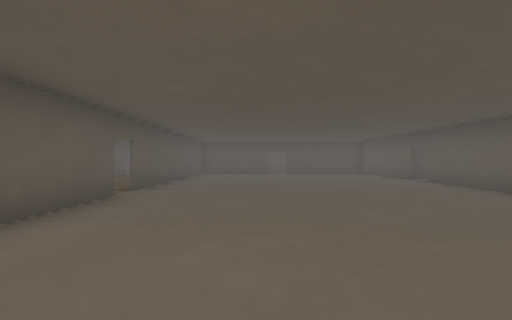
view 1 (above)

24 first-person views from a walk through a 3-D level made in the Unity game engine. The camera is 1.3 m above the floor, looks level and sees 85° across. Doors are open. The floor is counted in squares, 2 m on a side. Each view is taken from the middle of a square. On the plan, view 1 faces up. The plan holds only what a view shows up to about 9 squares ahead; the rest is blank. The place goes on beyond the plan. Some surface patterns are stand-ins.

view 2
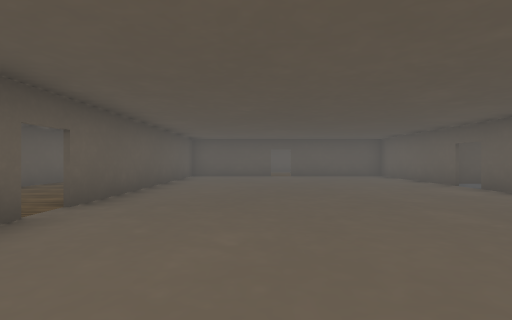

view 3
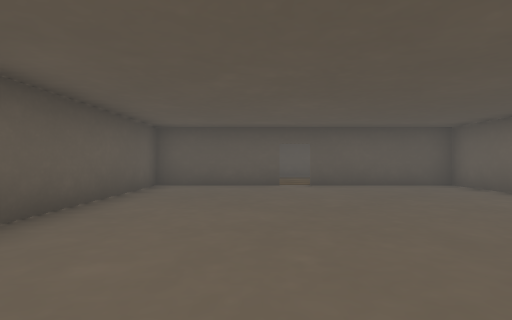

view 4
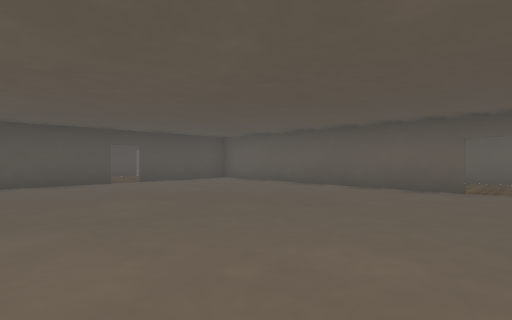

view 5
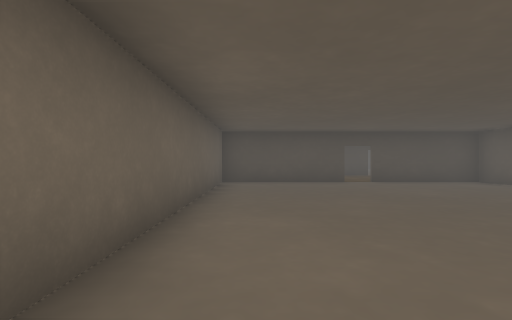

view 6
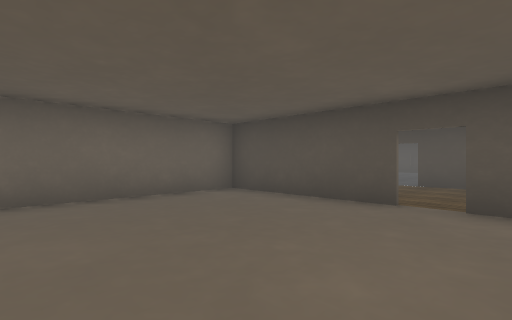

view 7
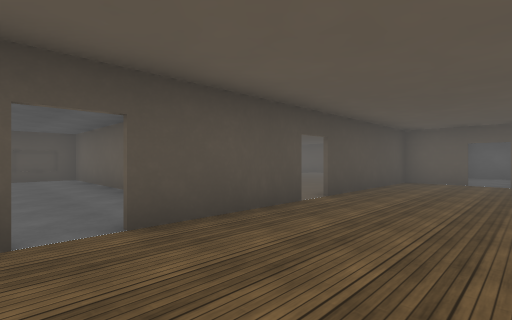

view 8
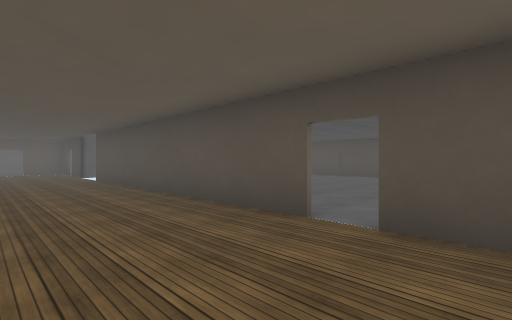

view 9
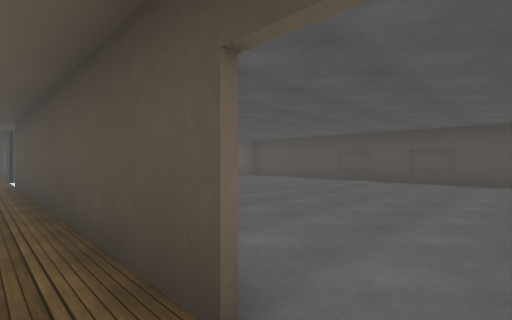

view 10
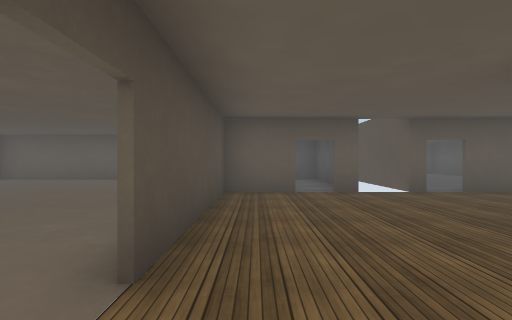

view 11
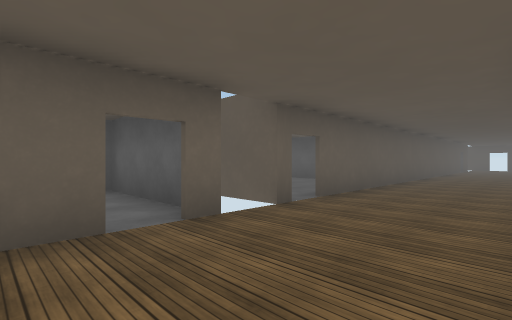

view 12
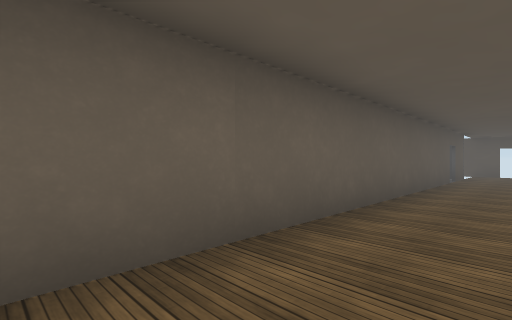

view 13
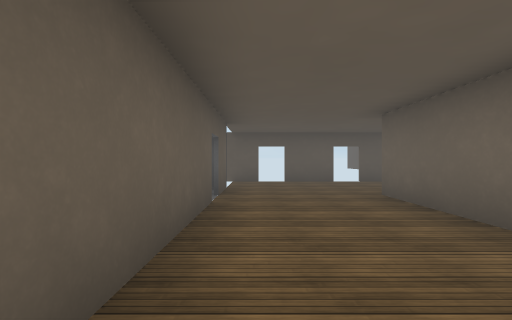

view 14
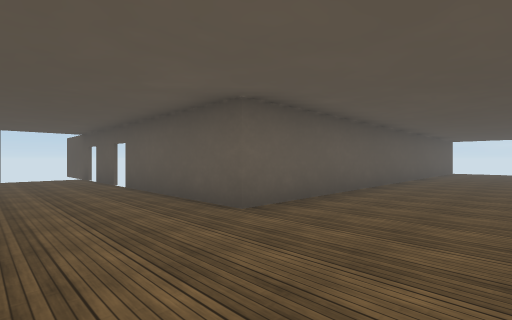

view 15
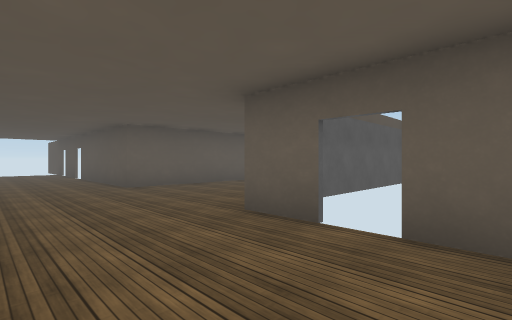

view 16
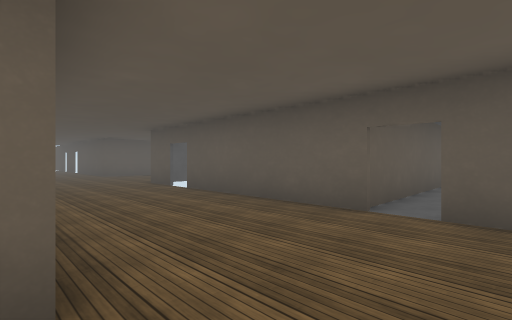

view 17
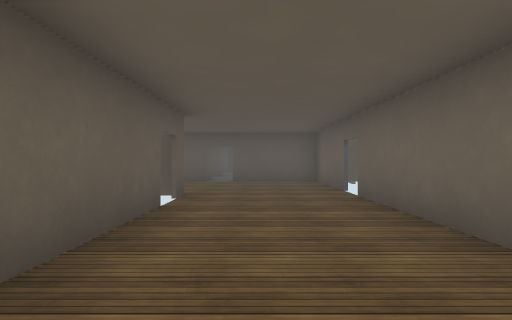

view 18
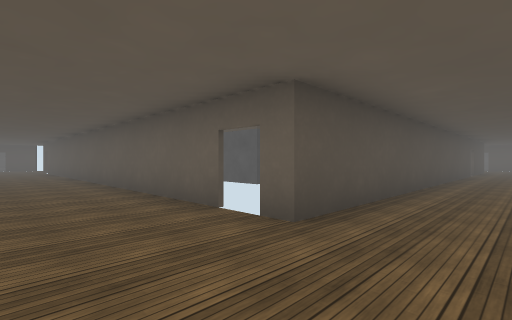

view 19
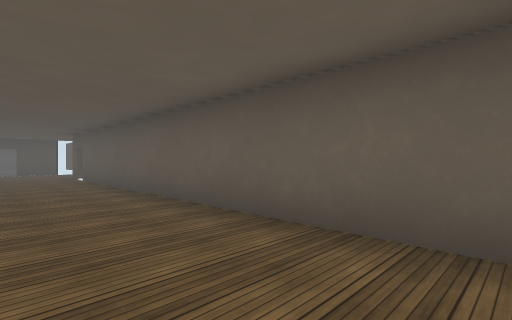

view 20
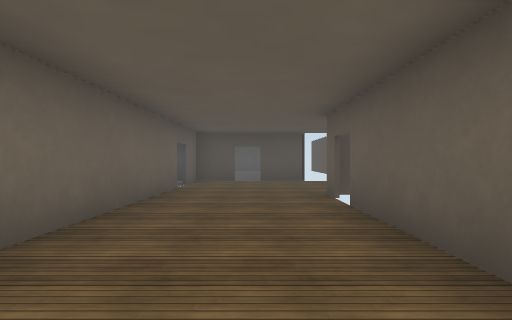

view 21
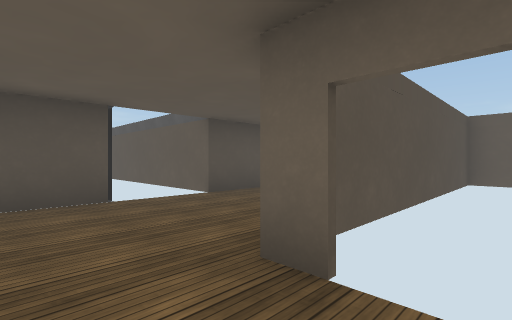

view 22
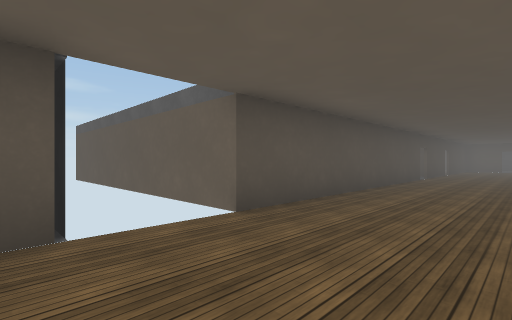

view 23
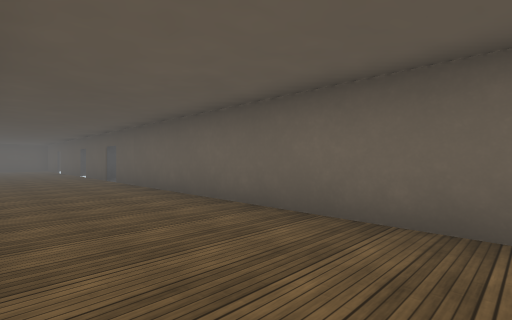

view 24
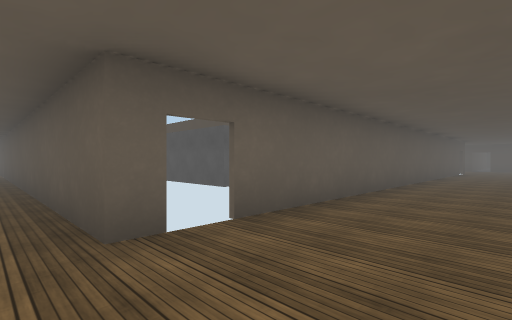

### Floor plan
Points are (right, up) in squares from view 1. A wall is a line through its corners. A room is listed if a view was taken in it or the views show most of it. See-through windows are left out.
Room 1 (views 1, 2, 3, 4, 5, 6)
walls: (-2.6, 5.1) (-2.6, -2.2) (0.6, -2.2); (5, 9) (5, 13.1) (1.4, 13.1); (0.6, 13.1) (-2.6, 13.1) (-2.6, 5.8); (1.4, -2.2) (12.5, -2.2); (5, -2.2) (5, 8.3)
ways out: opening at (1, -2) to room 2; opening at (1, 13) to room 2; gap at (-3, 5.5) to room 2; gap at (5, 8)
Room 2 (views 7, 8, 9, 10, 11, 12, 13, 14, 15, 16, 17, 18, 19, 20, 21, 22, 23, 24)
walls: (4, 13.2) (12.7, 13.2) (12.7, -2.3) (3.2, -2.3); (7.5, 16.5) (6.3, 16.5); (12.4, 16.5) (8.1, 16.5); (-2.6, 16.5) (-4.1, 16.5); (-2.6, 10.5) (-2.6, 13.2); (-4.9, 16.5) (-5.9, 16.5); (2.3, 24) (2.3, 16.5) (-1.9, 16.5); (-5.7, 14.2) (-5.7, 13.1); (-5.7, 12.4) (-5.7, -0.8); (15.9, 13.9) (15.9, 16.5) (13.3, 16.5); (15.9, 10) (15.9, 13.1); (15.9, 6.4) (15.9, 6.9); (-5.7, -1.5) (-5.7, -3.5); (2.8, -5.6) (10.7, -5.6); (-0.8, -5.6) (2.1, -5.6); (-6.4, -3) (-9.2, -3); (15.9, -3.5) (15.9, 5.5); (12.5, -5.6) (13.9, -5.6); (-5.7, -4.1) (-5.7, -5.6) (-1.4, -5.6); (14.6, -5.6) (15.9, -5.6) (15.9, -4.4)
ways out: opening at (1, -2) to room 1; opening at (1, 13) to room 1; gap at (-3, 5.5) to room 1; opening at (-6, -1); opening at (-1, -6); opening at (13, 17); opening at (16, -4); opening at (16, 6); gap at (-6, 12.5); gap at (-4, 17); gap at (2.5, -6); gap at (14, -6); gap at (16, 13.5)

Positions as (right, up) in squares from view 1, and headings:
1: (0, 0), facing up
2: (0, 2), facing up
3: (0, 6), facing up
4: (4, 6), facing down-left
5: (4, 6), facing down
6: (0, 2), facing down-right
7: (3, -3), facing down-left
8: (1, -3), facing down-right
9: (2, -5), facing down-right
10: (0, -5), facing left
11: (-3, -5), facing up-left
12: (-4, 3), facing up-left
13: (-5, 8), facing up
14: (5, 14), facing up-left
15: (9, 14), facing up-left
16: (14, 13), facing up-left
17: (14, 8), facing up
18: (15, 15), facing down-left
19: (15, 9), facing down-left
20: (14, 3), facing down
21: (14, -1), facing down-left
22: (13, -3), facing down-left
23: (13, -3), facing up-right
24: (15, -3), facing up-left
